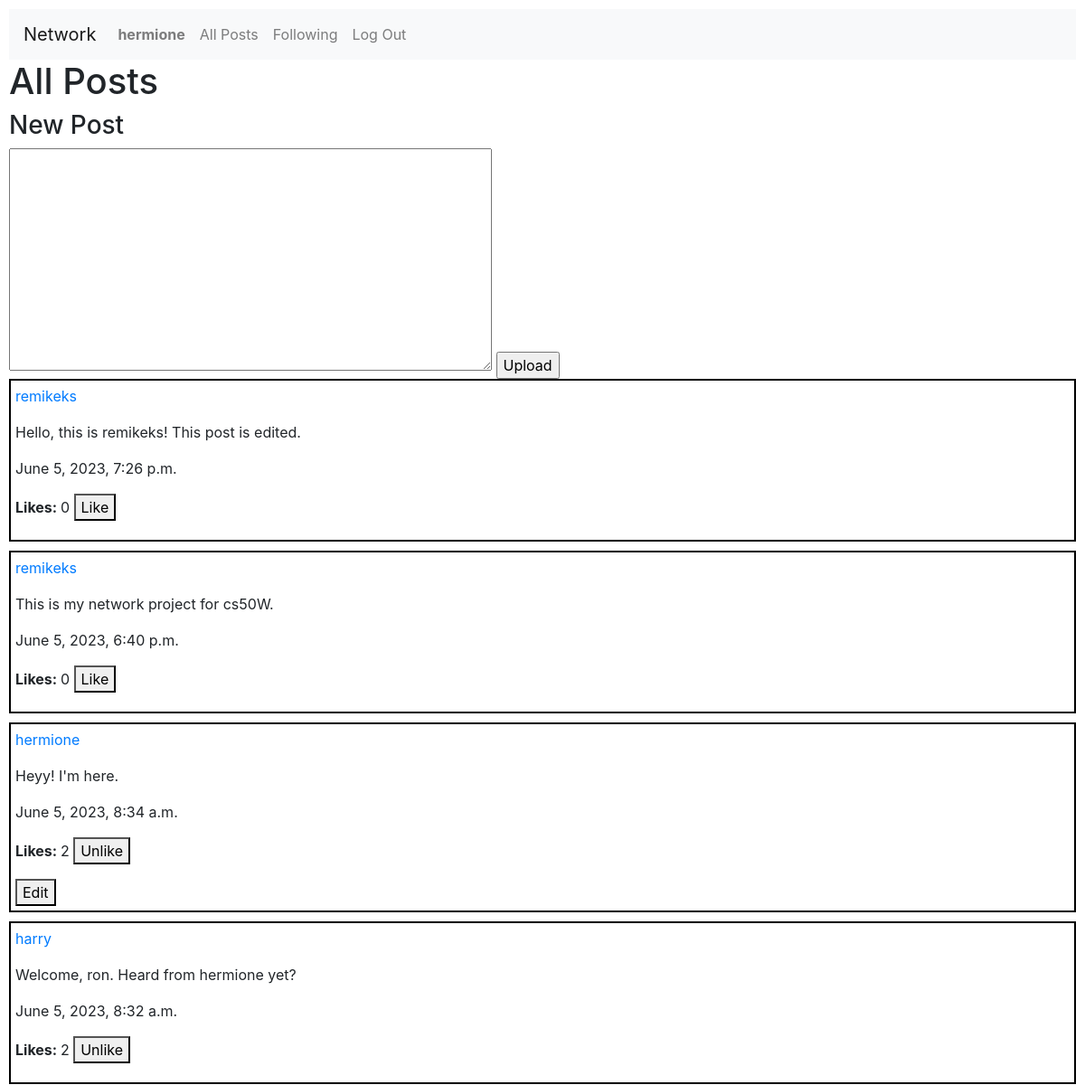
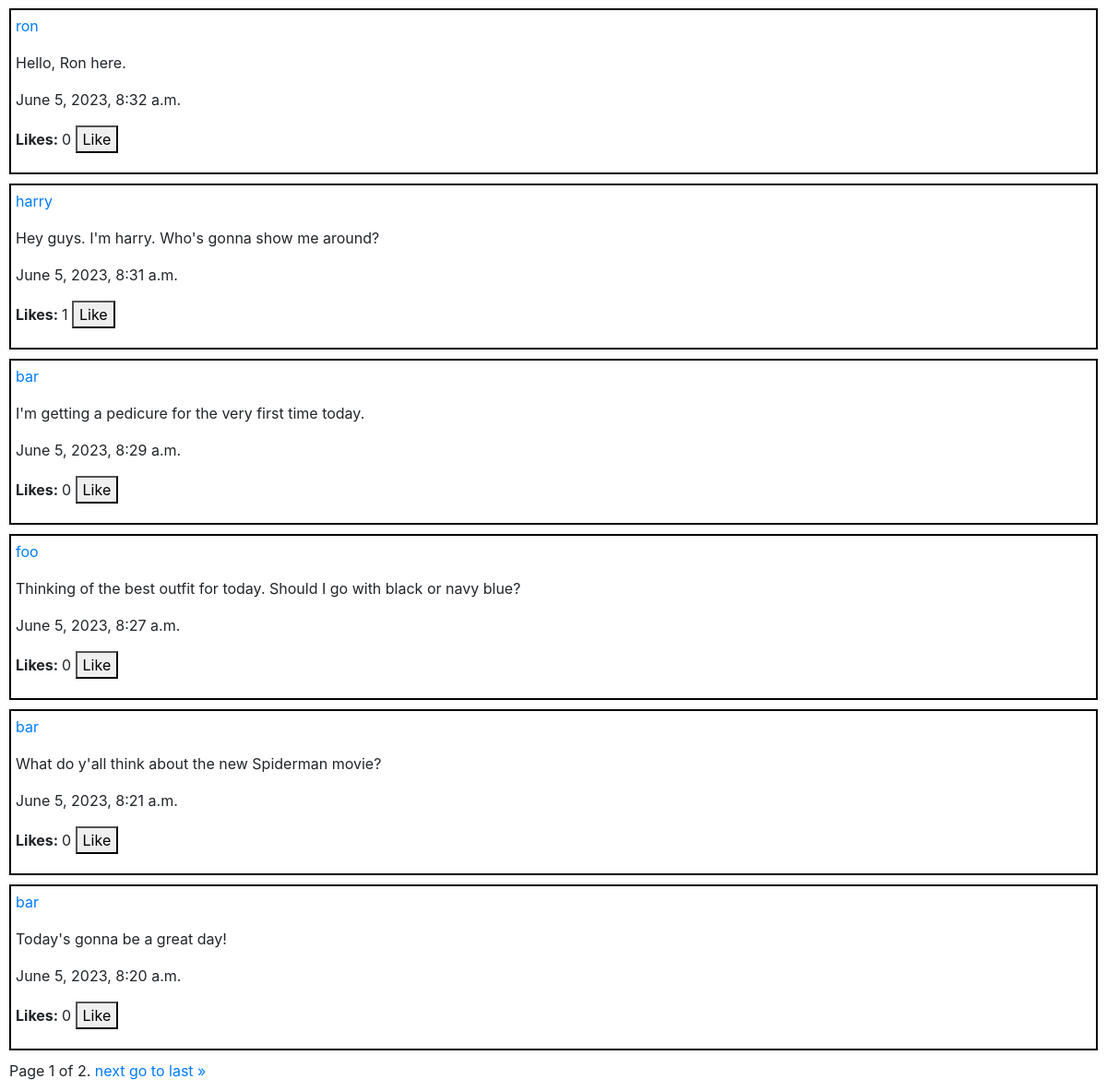
Screenshot of / (signed in) with the database file from the repository (2 pictures, top to bottom).
### network/models.py (models this page shows, shortened)
class User(AbstractUser):
    followers = models.ManyToManyField('self', symmetrical=False, related_name="following")

class Post(models.Model):
    poster = models.ForeignKey(User, on_delete=models.CASCADE)
    content = models.TextField()
    timestamp = models.DateTimeField(auto_now_add=True)
    likes = models.PositiveIntegerField(default=0)
    liked_by = models.ManyToManyField(User, related_name='liked_posts', blank=True)

### network/views.py (the view)
# urls.py: path("", views.index, name="index"),
def index(request):
    posts = Post.objects.all().order_by("-timestamp")
    paginator = Paginator(posts, 10)
    page_number = request.GET.get("page")
    page_obj = paginator.get_page(page_number)
    return render(request, "network/index.html", {
        "posts": posts,
        "page_obj": page_obj
    })

### network/templates/network/index.html (shortened to what this page needs)
{% extends "network/layout.html" %}
{% block body %}
    <h1>All Posts</h1>
    {% if user.is_authenticated %}
    <div>
        <form action="{% url 'new_post' %}" method="post">
            <h3>New Post</h3>
            <textarea name="new_post" rows="10" cols="50" required></textarea>
            <input type="submit" value="Upload">
        </form>
    </div>
    {% endif %}
    {% for post in page_obj %}
        <div class="post">
            <p><a href="{% url 'profile' post.poster.username %}">{{ post.poster }} </a></p>
            <p id="content{{ post.id }}">{{ post.content }}</p>
            <p>{{ post.timestamp }}</p>
            <p><strong>Likes: </strong><span id="like{{post.id}}">{{ post.likes }}</span>
            {% if user.is_authenticated %}
                {% if user in post.liked_by.all %}
                    <button class="like" id="post{{ post.id }}">Unlike</button>
                {% else %}
                    <button class="like" id="post{{ post.id }}">Like</button>
                {% endif %}
            {% endif %}
        </p>
            {% if user.username == post.poster.username %}
                <button class="edit" id="{{ post.id }}">Edit</button>
            {% endif %}
        </div>
    {% endfor %}
    <div class="pagination">
        <span class="step-links">
            <span class="current">
                Page {{ page_obj.number }} of {{ page_obj.paginator.num_pages }}.
            </span>
            {% if page_obj.has_next %}
                <a href="?page={{ page_obj.next_page_number }}">next</a>
                <a href="?page={{ page_obj.paginator.num_pages }}">go to last &raquo;</a>
            {% endif %}
        </span>
    </div>
{% endblock %}

### network/templates/network/layout.html (shortened to what this page needs)
{% load static %}
<!DOCTYPE html>
<html lang="en">
    <head>
        <link rel="stylesheet" href="https://stackpath.bootstrapcdn.com/bootstrap/4.4.1/css/bootstrap.min.css">
        <link href="{% static 'network/styles.css' %}" rel="stylesheet">
    </head>
    <body>
        <nav class="navbar navbar-expand-lg navbar-light bg-light">
            <a class="navbar-brand" href="{% url 'index'%}">Network</a>
            <div>
              <ul class="navbar-nav mr-auto">
                {% if user.is_authenticated %}
                    <li class="nav-item">
                        <a class="nav-link" href="{% url 'profile' user.username %}"><strong>{{ user.username }}</strong></a>
                    </li>
                {% endif %}
                <li class="nav-item">
                  <a class="nav-link" href="{% url 'index'%}">All Posts</a>
                </li>
                {% if user.is_authenticated %}
                    <li class="nav-item">
                        <a class="nav-link" href="{% url 'following' %}">Following</a>
                    </li>
                    <li class="nav-item">
                        <a class="nav-link" href="{% url 'logout' %}">Log Out</a>
                    </li>
                {% endif %}
              </ul>
            </div>
          </nav>
        <div class="body">
            {% block body %}
            {% endblock %}
        </div>
    </body>
</html>

### network/static/network/styles.css (style rules this page uses)
body { margin: 10px; }
.post { margin-bottom: 10px; padding: 5px; border: 2px solid black; }

### rows the page displays
User: username "hermione"
Post: poster "remikeks", content "Hello, this is remikeks! This post is edited.", timestamp "June 5, 2023, 7:26 p.m.", likes "0"
Post: poster "remikeks", content "This is my network project for cs50W.", timestamp "June 5, 2023, 6:40 p.m.", likes "0"
Post: poster "hermione", content "Heyy! I'm here.", timestamp "June 5, 2023, 8:34 a.m.", likes "2"
Post: poster "harry", content "Welcome, ron. Heard from hermione yet?", timestamp "June 5, 2023, 8:32 a.m.", likes "2"
Post: poster "ron", content "Hello, Ron here.", timestamp "June 5, 2023, 8:32 a.m.", likes "0"
Post: poster "harry", content "Hey guys. I'm harry. Who's gonna show me around?", timestamp "June 5, 2023, 8:31 a.m.", likes "1"
Post: poster "bar", content "I'm getting a pedicure for the very first time today.", timestamp "June 5, 2023, 8:29 a.m.", likes "0"
Post: poster "foo", content "Thinking of the best outfit for today. Should I go with black or navy blue?", timestamp "June 5, 2023, 8:27 a.m.", likes "0"
Post: poster "bar", content "What do y'all think about the new Spiderman movie?", timestamp "June 5, 2023, 8:21 a.m.", likes "0"
Post: poster "bar", content "Today's gonna be a great day!", timestamp "June 5, 2023, 8:20 a.m.", likes "0"

### other values shown
{{ page_obj.number }} "1"
{{ page_obj.paginator.num_pages }} "2"
